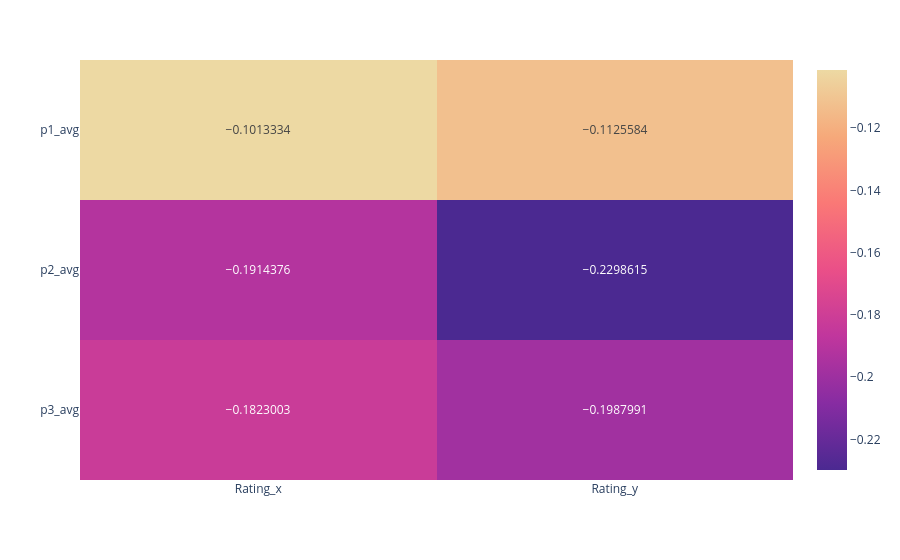

Notebook code for this chart:
### Code cell
fig_corr

### Figure 1 — Plotly figure (JSON) as saved in the notebook; plotly's stock layout.template omitted (floating-point values rounded to 4 significant figures)
{"data": [{"coloraxis": "coloraxis", "hovertemplate": "x: %{x}<br>y: %{y}<br>color: %{z}<extra></extra>", "name": "0", "texttemplate": "%{z}", "type": "heatmap", "x": ["Rating_x", "Rating_y"], "xaxis": "x", "y": ["p1_avg", "p2_avg", "p3_avg"], "yaxis": "y", "z": [[-0.1013, -0.1126], [-0.1914, -0.2299], [-0.1823, -0.1988]]}], "layout": {"coloraxis": {"colorscale": [[0, "rgb(75, 41, 145)"], [0.1667, "rgb(135, 44, 162)"], [0.3333, "rgb(192, 54, 157)"], [0.5, "rgb(234, 79, 136)"], [0.6667, "rgb(250, 120, 118)"], [0.8333, "rgb(246, 169, 122)"], [1, "rgb(237, 217, 163)"]]}, "margin": {"t": 60}, "xaxis": {"anchor": "y", "domain": [0, 1]}, "yaxis": {"anchor": "x", "autorange": "reversed", "domain": [0, 1]}}}
